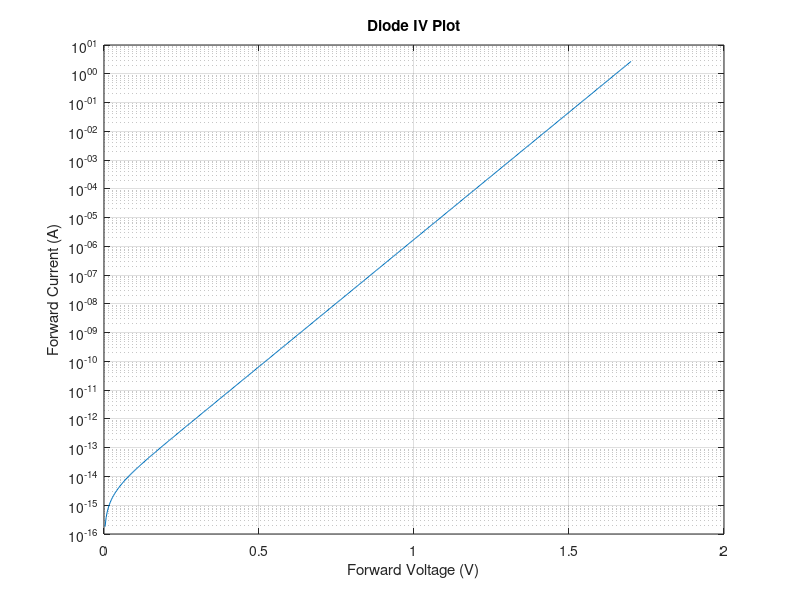

The MATLAB script that drew this image: (Note: this script raises an error after producing the figure.)
% Genertate a bunch of points from the diode model

VT = 25.852E-3; % mV
IS = 25E-16;
n = 1.9;
SAMPLE_COUNT = 500

forward_voltages = linspace(0, 1.7, SAMPLE_COUNT);

forward_currents = IS*(exp(forward_voltages/(n*VT)) - 1);

figure
plot(forward_voltages, forward_currents)
title("Diode IV Plot");
xlabel("Forward Voltage (V)");
ylabel("Forward Current (A)");
set(gca, 'YScale', 'log');
grid on

current_voltage = zeros(SAMPLE_COUNT, 2);

for i = 1:SAMPLE_COUNT
  current_voltage(i, 1) = forward_voltages(i);
  current_voltage(i, 2) = forward_currents(i);
end

writematrix(current_voltage)
type("points.txt")
